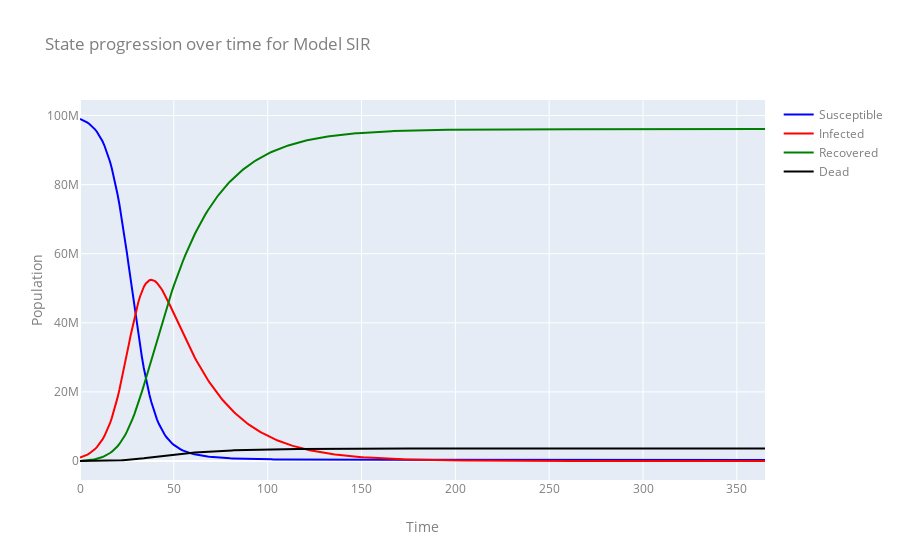

The cell this chart's notebook holds for it:
### Markdown cell above
## SIR model 
This is a simple a implementation of discrete-time SIR *(Susceptible-Infected-Recovered)* model with an extra state, *D*, tracking mortalities.

### Code cell
# SIR
from EpyModels.models.SIR import SIR

model_SIR = SIR(name="SIR",
            population=pop,
            init_s=prop_S,
            init_i=prop_I,
            init_r=prop_R,
            beta=b,
            recovery_rate=r_rate,
            mortality_rate=m_rate)

# Run model for 365 time units
model_SIR.run(T=365)

# Plot states over time
plot_states(model_SIR,type='line')

### Figure 1 — Plotly figure (JSON) as saved in the notebook; plotly's stock layout.template omitted (floating-point values rounded to 4 significant figures; data arrays with more than 128 entries replaced by an {"elided": "..."} marker saying what was removed)
{"data": [{"line": {"color": "blue", "width": 2}, "mode": "lines", "name": "Susceptible", "type": "scatter", "x": {"elided": "366 int values"}, "y": {"elided": "366 int values"}}, {"line": {"color": "red", "width": 2}, "mode": "lines", "name": "Infected", "type": "scatter", "x": {"elided": "366 int values"}, "y": {"elided": "366 int values"}}, {"line": {"color": "green", "width": 2}, "mode": "lines", "name": "Recovered", "type": "scatter", "x": {"elided": "366 int values"}, "y": {"elided": "366 int values"}}, {"line": {"color": "black", "width": 2}, "mode": "lines", "name": "Dead", "type": "scatter", "x": {"elided": "366 int values"}, "y": {"elided": "366 int values"}}], "layout": {"autosize": true, "font": {"color": "#7f7f7f", "size": 12}, "title": {"text": "State progression over time for Model SIR"}, "xaxis": {"autorange": true, "range": [0, 365], "title": {"text": "Time"}, "type": "linear"}, "yaxis": {"autorange": true, "range": [-5500000, 104500000], "title": {"text": "Population"}, "type": "linear"}}}
